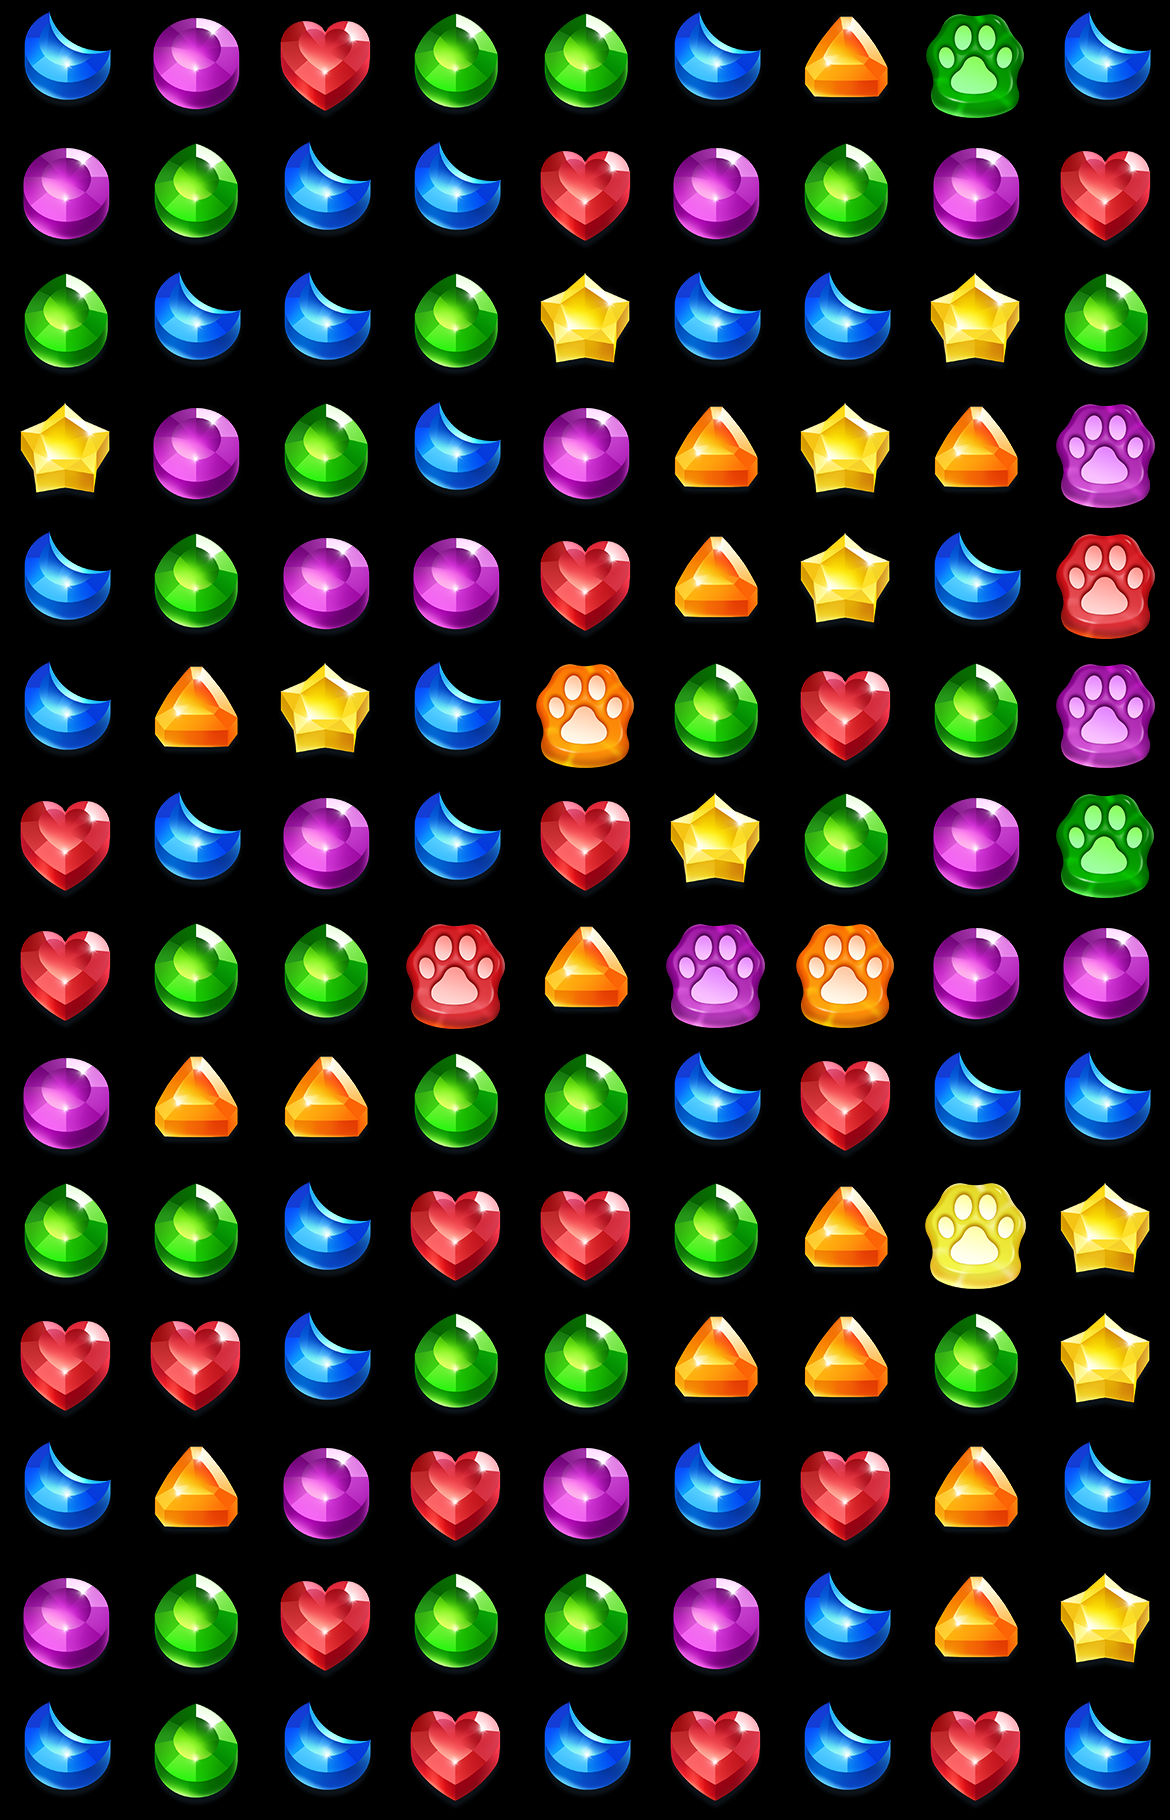

This is a level from a 2D game, rendered from its Tiled map with the project's own tilesets. A one-line summary and the complete map file follow:
An orthogonal 9x14 tile map with 130x130 px tiles, 1 tile layer (fall-pieces).

<map version="1.0" tiledversion="1.0.3" orientation="orthogonal" renderorder="right-down" width="9" height="14" tilewidth="130" tileheight="130" nextobjectid="1">
 <tileset firstgid="1" name="pieces" tilewidth="130" tileheight="130" tilecount="14" columns="0">
  <grid orientation="orthogonal" width="1" height="1" />
  <tile id="0">
   <image width="130" height="130" source="../pieces/booster01.png" />
  </tile>
  <tile id="1">
   <image width="130" height="130" source="../pieces/booster02.png" />
  </tile>
  <tile id="2">
   <image width="130" height="130" source="../pieces/piece01.png" />
  </tile>
  <tile id="3">
   <image width="130" height="130" source="../pieces/piece02.png" />
  </tile>
  <tile id="4">
   <image width="130" height="130" source="../pieces/piece03.png" />
  </tile>
  <tile id="5">
   <image width="130" height="130" source="../pieces/piece04.png" />
  </tile>
  <tile id="6">
   <image width="130" height="130" source="../pieces/piece05.png" />
  </tile>
  <tile id="7">
   <image width="130" height="130" source="../pieces/piece06.png" />
  </tile>
  <tile id="8">
   <image width="130" height="130" source="../pieces/piece01-paw.png" />
  </tile>
  <tile id="9">
   <image width="130" height="130" source="../pieces/piece02-paw.png" />
  </tile>
  <tile id="10">
   <image width="130" height="130" source="../pieces/piece03-paw.png" />
  </tile>
  <tile id="11">
   <image width="130" height="130" source="../pieces/piece04-paw.png" />
  </tile>
  <tile id="12">
   <image width="130" height="130" source="../pieces/piece05-paw.png" />
  </tile>
  <tile id="13">
   <image width="130" height="130" source="../pieces/piece06-paw.png" />
  </tile>
 </tileset>
 <layer name="fall-pieces" width="9" height="14">
  <data encoding="csv">
3,6,7,4,4,3,5,10,3,
6,4,3,3,7,6,4,6,7,
4,3,3,4,8,3,3,8,4,
8,6,4,3,6,5,8,5,12,
3,4,6,6,7,5,8,3,13,
3,5,8,3,11,4,7,4,12,
7,3,6,3,7,8,4,6,10,
7,4,4,13,5,12,11,6,6,
6,5,5,4,4,3,7,3,3,
4,4,3,7,7,4,5,14,8,
7,7,3,4,4,5,5,4,8,
3,5,6,7,6,3,7,5,3,
6,4,7,4,4,6,3,5,8,
3,4,3,7,3,7,3,7,3
</data>
 </layer>
</map>